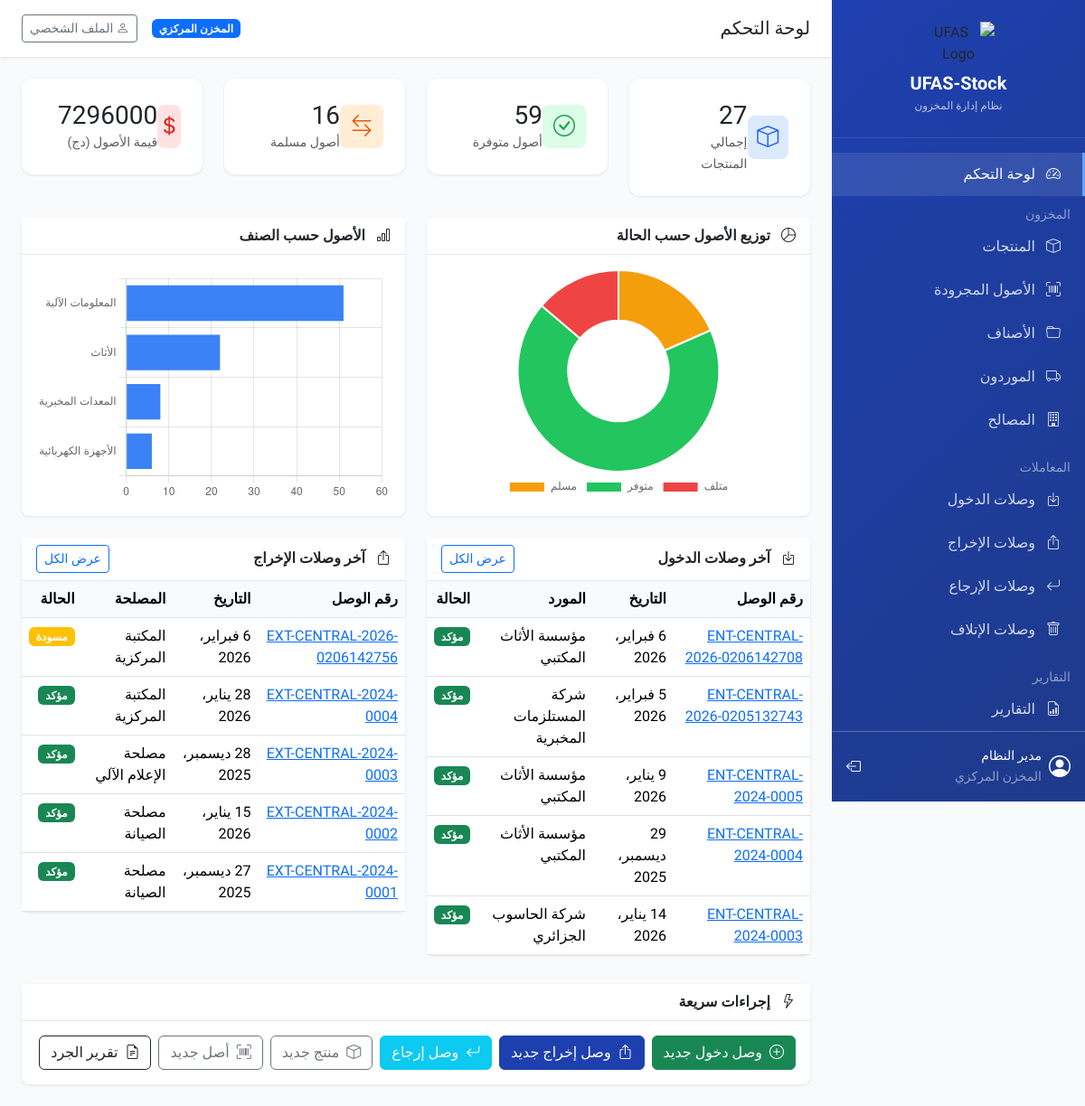
The page / (signed in) on the database as committed earlier.
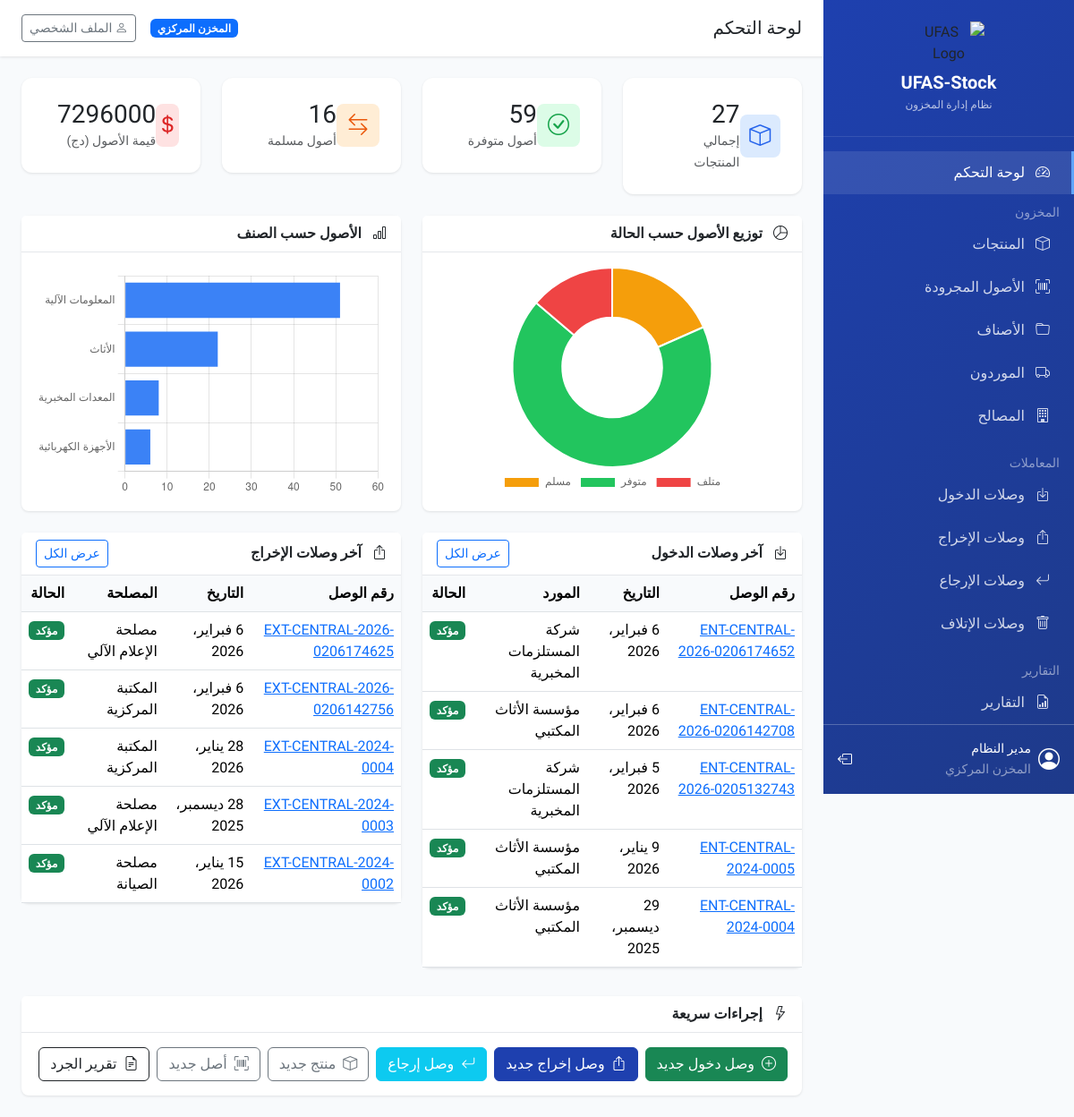
The same page on the database as committed later.
### transactions/models.py (models this page shows, shortened)
class BaseVoucher(models.Model):
    STATUS_CHOICES = [
        ('draft', 'مسودة'),
        ('confirmed', 'مؤكد'),
        ('cancelled', 'ملغى'),
    ]
    voucher_number = models.CharField('رقم الوصل', max_length=50)
    date = models.DateField('التاريخ')
    status = models.CharField('الحالة', max_length=20, choices=STATUS_CHOICES, default='draft')
    notes = models.TextField('ملاحظات', blank=True)
    tenant = models.ForeignKey(
        'core.Tenant',
        on_delete=models.CASCADE,
        verbose_name='الوحدة'
    )
    created_by = models.ForeignKey(
        'core.User',
        on_delete=models.SET_NULL,
        null=True,
        related_name='%(class)s_created',
        verbose_name='أنشئ بواسطة'
    )
    confirmed_by = models.ForeignKey(
        'core.User',
        on_delete=models.SET_NULL,
        null=True,
        blank=True,
        related_name='%(class)s_confirmed',
        verbose_name='أكد بواسطة'
    )
    created_at = models.DateTimeField('تاريخ الإنشاء', auto_now_add=True)
    updated_at = models.DateTimeField('تاريخ التحديث', auto_now=True)
    class Meta:
        abstract = True
        ordering = ['-date', '-created_at']

class EntryVoucher(BaseVoucher):
    supplier = models.ForeignKey(
        'inventory.Supplier',
        on_delete=models.SET_NULL,
        null=True,
        blank=True,
        related_name='entry_vouchers',
        verbose_name='المورد'
    )
    invoice_number = models.CharField('رقم الفاتورة', max_length=100, blank=True)
    invoice_date = models.DateField('تاريخ الفاتورة', null=True, blank=True)
    class Meta(BaseVoucher.Meta):
        verbose_name = 'وصل دخول'
        verbose_name_plural = 'وصلات الدخول'
        unique_together = ['voucher_number', 'tenant']

class ExitVoucher(BaseVoucher):
    department = models.ForeignKey(
        'inventory.Department',
        on_delete=models.SET_NULL,
        null=True,
        related_name='exit_vouchers',
        verbose_name='المصلحة المستفيدة'
    )
    recipient_name = models.CharField('اسم المستلم', max_length=200, blank=True)
    class Meta(BaseVoucher.Meta):
        verbose_name = 'وصل إخراج'
        verbose_name_plural = 'وصلات الإخراج'
        unique_together = ['voucher_number', 'tenant']

### inventory/models.py (models this page shows, shortened)
class Supplier(models.Model):
    name = models.CharField('اسم المورد', max_length=200)
    code = models.CharField('رمز المورد', max_length=50, blank=True)
    address = models.TextField('العنوان', blank=True)
    phone = models.CharField('الهاتف', max_length=20, blank=True)
    email = models.EmailField('البريد الإلكتروني', blank=True)
    tax_id = models.CharField('الرقم الجبائي', max_length=50, blank=True)
    tenant = models.ForeignKey(
        'core.Tenant',
        on_delete=models.CASCADE,
        related_name='suppliers',
        verbose_name='الوحدة',
        null=True,
        blank=True
    )
    is_active = models.BooleanField('نشط', default=True)
    created_at = models.DateTimeField('تاريخ الإنشاء', auto_now_add=True)
    class Meta:
        verbose_name = 'مورد'
        verbose_name_plural = 'الموردون'
        ordering = ['name']

class Department(models.Model):
    name = models.CharField('اسم المصلحة', max_length=200)
    code = models.CharField('رمز المصلحة', max_length=50, blank=True)
    responsible_name = models.CharField('اسم المسؤول', max_length=200, blank=True)
    phone = models.CharField('الهاتف', max_length=20, blank=True)
    tenant = models.ForeignKey(
        'core.Tenant',
        on_delete=models.CASCADE,
        related_name='departments',
        verbose_name='الوحدة'
    )
    is_active = models.BooleanField('نشطة', default=True)
    created_at = models.DateTimeField('تاريخ الإنشاء', auto_now_add=True)
    class Meta:
        verbose_name = 'مصلحة'
        verbose_name_plural = 'المصالح'
        ordering = ['name']

### core/views.py (the view, shortened to what this page needs)
# urls.py: path('', views.dashboard, name='dashboard'),
@login_required
def dashboard(request):
    user = request.user
    tenant = user.tenant
    if user.is_super_admin:
        products = Product.objects.all()
        items = InventoryItem.objects.all()
        entry_vouchers = EntryVoucher.objects.all()
        exit_vouchers = ExitVoucher.objects.all()
        return_vouchers = ReturnVoucher.objects.all()
        disposal_vouchers = DisposalVoucher.objects.all()
    today = timezone.now().date()
    last_30_days = today - timedelta(days=30)
    stats = {
        'total_products': products.count(),
        'total_assets': items.count(),
        'available_assets': items.filter(status='available').count(),
        'assigned_assets': items.filter(status='assigned').count(),
        'disposed_assets': items.filter(status='disposed').count(),
        'total_asset_value': items.aggregate(total=Sum('purchase_price'))['total'] or 0,
        'entry_vouchers_count': entry_vouchers.filter(date__gte=last_30_days).count(),
        'exit_vouchers_count': exit_vouchers.filter(date__gte=last_30_days).count(),
        'return_vouchers_count': return_vouchers.filter(date__gte=last_30_days).count(),
        'disposal_vouchers_count': disposal_vouchers.filter(date__gte=last_30_days).count(),
    }
    assets_by_status = items.values('status').annotate(count=Count('id'))
    assets_by_category = items.values('product__category__name').annotate(
        count=Count('id')
    ).order_by('-count')[:10]
    recent_entries = entry_vouchers.order_by('-created_at')[:5]
    recent_exits = exit_vouchers.order_by('-created_at')[:5]
    low_stock = products.filter(
        nature='consumable'
    ).annotate(
        current_stock=Sum('stock_movements__quantity')
    ).filter(
        current_stock__lte=models.F('min_stock')
    )[:5]
    context = {
        'stats': stats,
        'assets_by_status': list(assets_by_status),
        'assets_by_category': list(assets_by_category),
        'recent_entries': recent_entries,
        'recent_exits': recent_exits,
        'low_stock': low_stock,
    }
    return render(request, 'core/dashboard.html', context)

### core/context_processors.py (called while the page is built)
def tenant_context(request):
    tenant = None
    if request.user.is_authenticated:
        tenant = getattr(request.user, 'tenant', None)
    return {
        'current_tenant': tenant,
        'is_super_admin': getattr(request.user, 'is_super_admin', False) if request.user.is_authenticated else False,
    }

### core/models.py (called while the page is built)
    @property
    def is_super_admin(self):
        return self.role == 'super_admin'

### templates/core/dashboard.html (shortened to what the changed rows need)
{% extends 'base.html' %}
{% load humanize %}
{% block content %}
<div class="row g-4">
    <div class="col-lg-6">
        <div class="card">
            <div class="card-body p-0">
                <div class="table-responsive">
                    <table class="table table-hover mb-0">
                        <thead>
                            <tr>
                                <th>رقم الوصل</th>
                                <th>التاريخ</th>
                                <th>المورد</th>
                                <th>الحالة</th>
                            </tr>
                        </thead>
                        <tbody>
                            {% for entry in recent_entries %}
                            <tr>
                                <td><a href="{% url 'entry_voucher_detail' entry.pk %}">{{ entry.voucher_number }}</a></td>
                                <td>{{ entry.date }}</td>
                                <td>{{ entry.supplier.name|default:"-" }}</td>
                                <td>
                                    {% if entry.status == 'confirmed' %}
                                    <span class="badge bg-success">مؤكد</span>
                                    {% elif entry.status == 'draft' %}
                                    <span class="badge bg-warning">مسودة</span>
                                    {% else %}
                                    <span class="badge bg-secondary">{{ entry.get_status_display }}</span>
                                    {% endif %}
                                </td>
                            </tr>
                            {% empty %}
                            <tr><td colspan="4" class="text-center text-muted py-4">لا توجد وصلات دخول</td></tr>
                            {% endfor %}
                        </tbody>
                    </table>
                </div>
            </div>
        </div>
    </div>
    <div class="col-lg-6">
        <div class="card">
            <div class="card-body p-0">
                <div class="table-responsive">
                    <table class="table table-hover mb-0">
                        <thead>
                            <tr>
                                <th>رقم الوصل</th>
                                <th>التاريخ</th>
                                <th>المصلحة</th>
                                <th>الحالة</th>
                            </tr>
                        </thead>
                        <tbody>
                            {% for exit in recent_exits %}
                            <tr>
                                <td><a href="{% url 'exit_voucher_detail' exit.pk %}">{{ exit.voucher_number }}</a></td>
                                <td>{{ exit.date }}</td>
                                <td>{{ exit.department.name|default:"-" }}</td>
                                <td>
                                    {% if exit.status == 'confirmed' %}
                                    <span class="badge bg-success">مؤكد</span>
                                    {% elif exit.status == 'draft' %}
                                    <span class="badge bg-warning">مسودة</span>
                                    {% else %}
                                    <span class="badge bg-secondary">{{ exit.get_status_display }}</span>
                                    {% endif %}
                                </td>
                            </tr>
                            {% empty %}
                            <tr><td colspan="4" class="text-center text-muted py-4">لا توجد وصلات إخراج</td></tr>
                            {% endfor %}
                        </tbody>
                    </table>
                </div>
            </div>
        </div>
    </div>
</div>
{% endblock %}
{% block extra_js %}
<script>
    // Status Chart
    const statusData = {{ assets_by_status|safe }};
    const statusLabels = {
        'available': 'متوفر',
        'assigned': 'مسلم',
        'maintenance': 'صيانة',
        'disposed': 'متلف'
    };
    const statusColors = {
        'available': '#22c55e',
        'assigned': '#f59e0b',
        'maintenance': '#3b82f6',
        'disposed': '#ef4444'
    };
    if (statusData.length > 0) {
        new Chart(document.getElementById('statusChart'), {
            type: 'doughnut',
            data: {
                labels: statusData.map(d => statusLabels[d.status] || d.status),
                datasets: [{
                    data: statusData.map(d => d.count),
                    backgroundColor: statusData.map(d => statusColors[d.status] || '#6b7280')
                }]
            },
            options: {
                responsive: true,
                maintainAspectRatio: false,
                plugins: {
                    legend: { position: 'bottom' }
                }
            }
        });
    }
    // Category Chart
    const categoryData = {{ assets_by_category|safe }};
    if (categoryData.length > 0) {
        new Chart(document.getElementById('categoryChart'), {
            type: 'bar',
            data: {
                labels: categoryData.map(d => d.product__category__name || 'غير مصنف'),
                datasets: [{
                    label: 'عدد الأصول',
                    data: categoryData.map(d => d.count),
                    backgroundColor: '#3b82f6'
                }]
            },
            options: {
                responsive: true,
                maintainAspectRatio: false,
                indexAxis: 'y',
                plugins: {
                    legend: { display: false }
                }
            }
        });
    }
</script>
{% endblock %}

Rows that differ between the two databases and show on the page:
no longer on this page (row unchanged): EntryVoucher: voucher_number "ENT-CENTRAL-2024-0003", date "14 يناير، 2026", supplier.name "شركة الحاسوب الجزائري", status "مؤكد"
no longer on this page (row unchanged): ExitVoucher: voucher_number "EXT-CENTRAL-2024-0001", date "27 ديسمبر، 2025", department.name "مصلحة الصيانة", status "مؤكد"
added EntryVoucher: voucher_number "ENT-CENTRAL-2026-0206174652", date "6 فبراير، 2026", supplier.name "شركة المستلزمات المخبرية", status "مؤكد"
added ExitVoucher: voucher_number "EXT-CENTRAL-2026-0206174625", date "6 فبراير، 2026", department.name "مصلحة الإعلام الآلي", status "مؤكد"
changed ExitVoucher "EXT-CENTRAL-2026-0206142756": status "مسودة" → "مؤكد"
